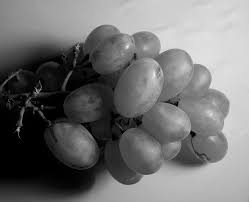
#> input picture download2.jpg, 249 x 202 px, found by its file name
$ python grayscale.py
#> lines starting #> are read from the running program, lines starting #| are printed output that depends on the picture
import imageio as img
import numpy as np
import matplotlib.pyplot as plt

path = "C:\\SMT_5\\Pengolahan_Citra\\download2.jpg"

image = img.imread(path)
#> image is the input picture: shape (202, 249, 3); min 0, max 241, mean 113.5

# Convert the RGB image to grayscale using the formula:
# grayscale_value = 0.2989 * R + 0.5870 * G + 0.1140 * B
grayscale_image = np.dot(image[...,:3], [0.2989, 0.5870, 0.1140])

# Calculate histogram (values between 0 and 255)
histogram, bin_edges = np.histogram(grayscale_image, bins=256, range=(0, 255))
#> histogram = 256 values, max 3018 at index 0, min 0 at index 234, mean 196.5; bin_edges = 257 values from 0 to 255

# Plot histogram
plt.figure(figsize=(10, 6))
plt.plot(bin_edges[0:-1], histogram, color='black')
plt.title("Histogram of Grayscale Image")
plt.xlabel("Pixel Intensity (0-255)")
plt.ylabel("Frequency")
plt.grid(True)
plt.show()
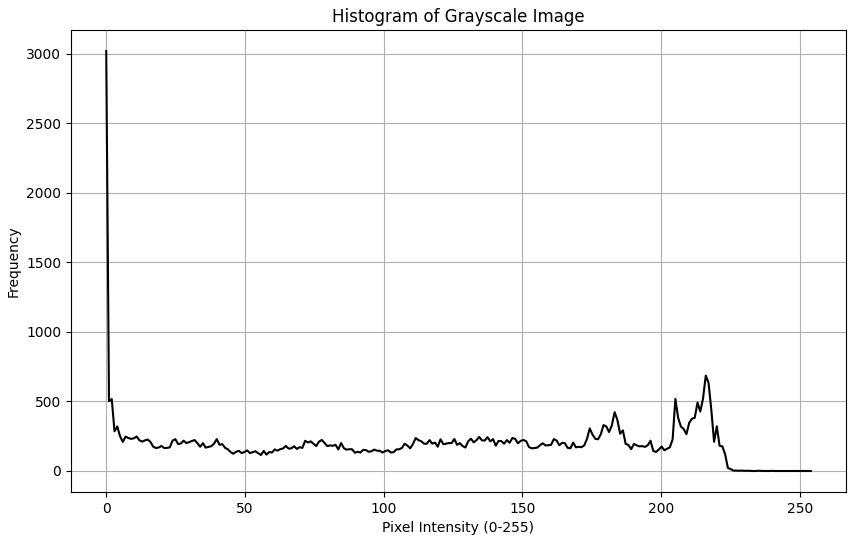
#> figure drawn by matplotlib, 1 panel; curve peaks at x = 0, y = 3018

$ run again, with download3.jpg copied over download2.jpg
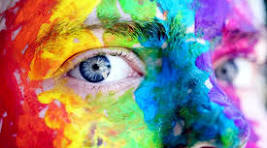
#> input picture download3.jpg, 267 x 148 px, found by its file name
#> image is the input picture: shape (148, 267, 3); mean R, G, B 148.4, 135.2, 128
#> `grayscale_image = np.dot(image[...,:3], [0.2989, 0.5870, 0.1140])`:
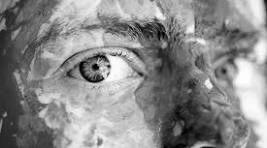
#> grayscale_image: shape (148, 267) float64; min 1.03, max 254.7, mean 138.3
#> histogram = 256 values, max 252 at index 131, min 0 at index 0, mean 154.4; bin_edges = 257 values from 0 to 255
#> `plt.show()`:
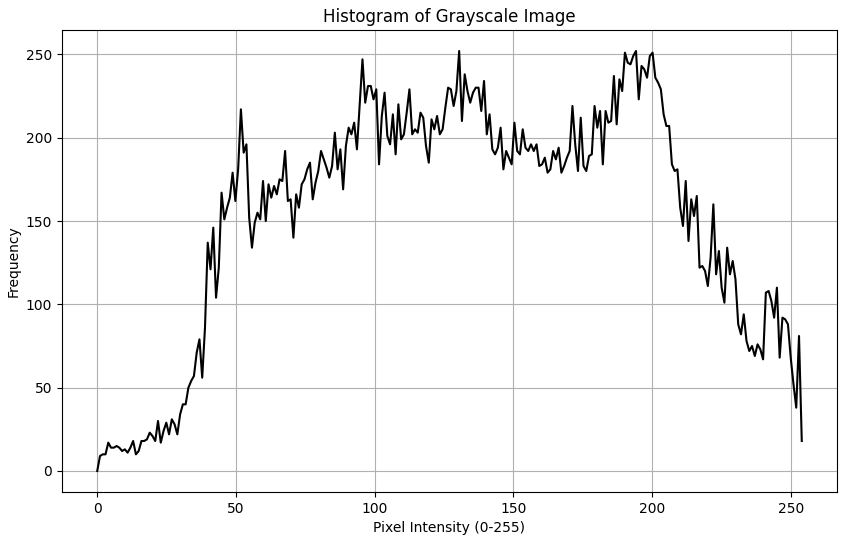
#> figure drawn by matplotlib, 1 panel; curve peaks at x = 130.5, y = 252

$ run again, with images.jpg copied over download2.jpg
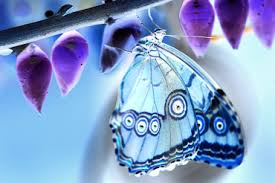
#> input picture images.jpg, 275 x 183 px, found by its file name
#> image is the input picture: shape (183, 275, 3); mean R, G, B 130.6, 156.9, 200.7
#> `grayscale_image = np.dot(image[...,:3], [0.2989, 0.5870, 0.1140])`:
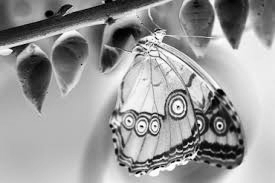
#> grayscale_image: shape (183, 275) float64; min 0.299, max 255, mean 154
#> histogram = 256 values, max 1489 at index 184, min 4 at index 255, mean 196.6; bin_edges = 257 values from 0 to 255
#> `plt.show()`:
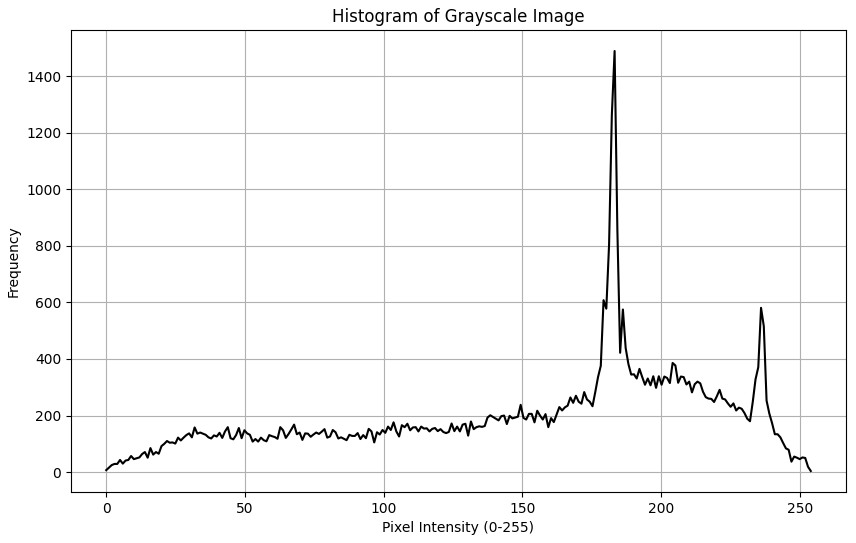
#> figure drawn by matplotlib, 1 panel; curve peaks at x = 183.3, y = 1489
